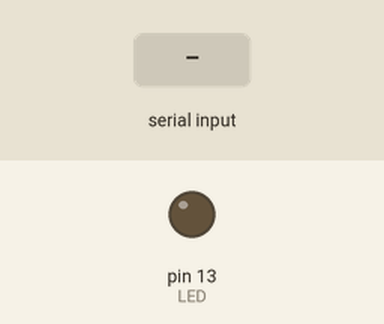
A sketch run on a simulated Arduino Uno, built with avr-gcc and run on an emulated ATmega328P. Parts: output pins drawn as LEDs (lit = HIGH). The test bench sets the inputs (shaded band).

Above: at 1.2 s.
1.3 s: "A" received over Serial
At 2.7 s:
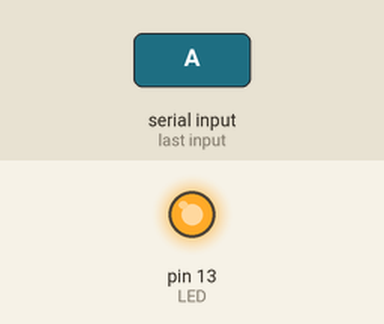
Timing chart, 0 to 4.3 s (numbered marks = the images above; inputs shaded):
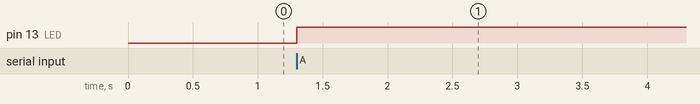

The sketch:

tester.ino
```cpp
#define LED 13
bool state = LOW;
char getstr;

void setup()
{
   pinMode(LED, OUTPUT);
   Serial.begin(9600);
}

void loop()
{
   getstr = Serial.read();
   if(getstr == 'A')
   {
     stateChange();
   }
}
void stateChange()
{
   state = !state;
   digitalWrite(LED, state);
}
```

Measured:
- after the input at 1.3 s, pin 13 (LED): LOW → HIGH at once
